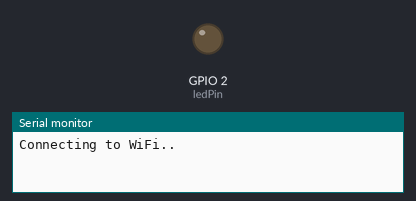
Recording of a sketch running on a simulated ESP32. Shown: output pins drawn as LEDs (lit = HIGH), the last lines printed to the serial monitor. Dashed ring = blinking. WiFi joins after 1.5 s; servers stay silent unless stated.

Above: at 0.7 s.
At 1.7 s:
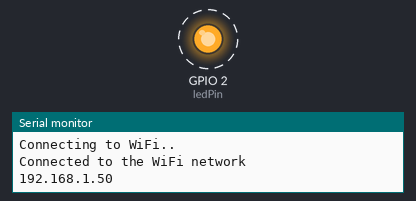
Timing chart, 0 to 3.0 s (numbered marks = the images above):
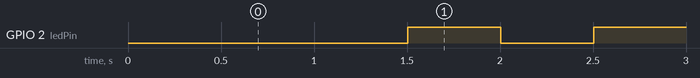

The sketch:

sketch_may18b.ino
```cpp
#include <WiFi.h>

// WiFi Vars
const char* ssid = "PinkLand"; // wifi name
const char* password = "Pool349Now"; // wifi password

const int ledPin = 2;

void setup() {
  // put your setup code here, to run once:
  WiFiClient espClient;
  // Initialize the LED Pin
  pinMode(ledPin, OUTPUT); // init as an output
}

void loop() {
  // put your main code here, to run repeatedly:
  Serial.begin(115200);
  // Connect to WiFi
  WiFi.begin(ssid, password);
  while (WiFi.status() != WL_CONNECTED) {
    delay(500);
    Serial.println("Connecting to WiFi..");
  }
  Serial.println("Connected to the WiFi network");
  Serial.println(WiFi.localIP());
  while (WiFi.status() == WL_CONNECTED) {
    digitalWrite(ledPin, HIGH);
    delay(500);
    digitalWrite(ledPin, LOW);
    delay(500);
  }
}
```

Measured:
- by itself, GPIO 2 (ledPin): alternates HIGH for 0.50 s and LOW for 0.50 s
